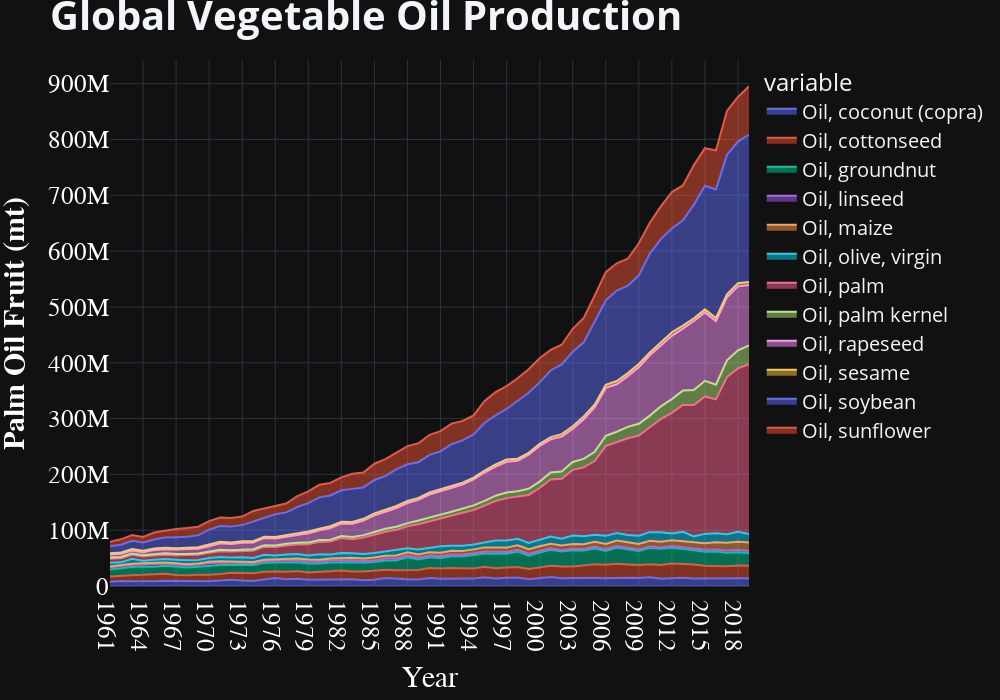

The notebook cell saved with this chart:
### Markdown cell above
# How has demand for edible oil changed over time? How much has the market grown in the last 60 years?

### Code cell
# 🗸
veg_oil_prodn_fig = px.area(production_df, x='Year', y=production_df.columns[1:])
veg_oil_prodn_fig.update_traces(textfont_size=16, hovertemplate=None)
veg_oil_prodn_fig.update_layout(hovermode="x")

veg_oil_prodn_fig.update_layout(
    title_text="<b>Global Vegetable Oil Production<b>",
    title_font_size=40,
    legend_font_size=20,
    width=1000,
    height=700
)  # Add figure title

veg_oil_prodn_fig.update_xaxes(
    title_text="</b>Year</b>",
    title_font=dict(size=30, family='Verdana', color='white'),
    tickfont=dict(family='Calibri', color='white', size=25)
)  # format x-axis

veg_oil_prodn_fig.update_yaxes(
    title_text="<b>Palm Oil Fruit (mt)</b>",
    title_font=dict(size=30, family='Verdana', color='white'),
    tickfont=dict(family='Calibri', color='white', size=25)
)  # Format y-axes

veg_oil_prodn_fig.show()
